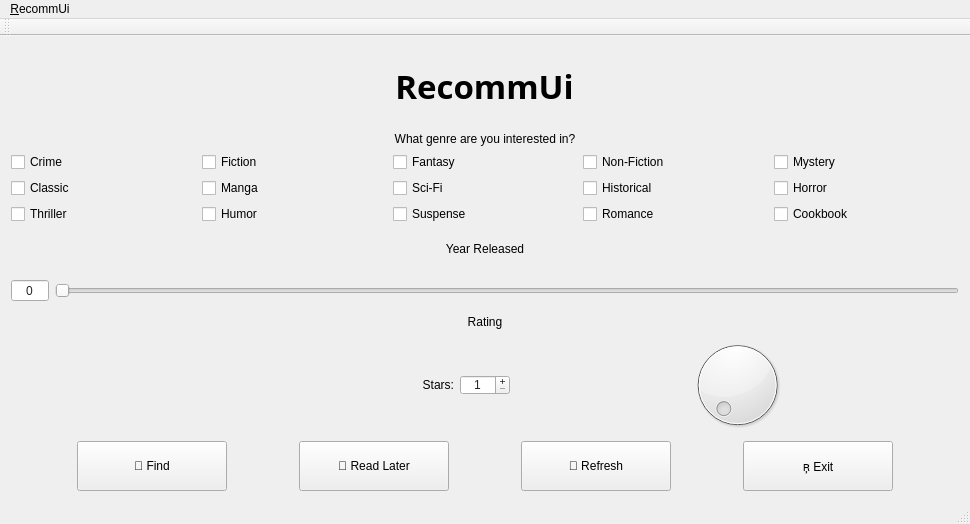
<?xml version="1.0" encoding="UTF-8"?>
<ui version="4.0">
 <class>ChoiceWindow</class>
 <widget class="QMainWindow" name="ChoiceWindow">
  <property name="geometry">
   <rect>
    <x>0</x>
    <y>0</y>
    <width>970</width>
    <height>524</height>
   </rect>
  </property>
  <property name="palette">
   <palette>
    <active>
     <colorrole role="Text">
      <brush brushstyle="SolidPattern">
       <color alpha="217">
        <red>0</red>
        <green>0</green>
        <blue>0</blue>
       </color>
      </brush>
     </colorrole>
    </active>
    <inactive>
     <colorrole role="Text">
      <brush brushstyle="SolidPattern">
       <color alpha="217">
        <red>0</red>
        <green>0</green>
        <blue>0</blue>
       </color>
      </brush>
     </colorrole>
    </inactive>
    <disabled>
     <colorrole role="Text">
      <brush brushstyle="SolidPattern">
       <color alpha="63">
        <red>0</red>
        <green>0</green>
        <blue>0</blue>
       </color>
      </brush>
     </colorrole>
    </disabled>
   </palette>
  </property>
  <property name="windowTitle">
   <string>ChoiceWindow</string>
  </property>
  <widget class="QWidget" name="centralWidget">
   <layout class="QVBoxLayout" name="verticalLayout_5">
    <item>
     <layout class="QVBoxLayout" name="verticalLayout_3">
      <item alignment="Qt::AlignHCenter|Qt::AlignVCenter">
       <widget class="QLabel" name="label">
        <property name="sizePolicy">
         <sizepolicy hsizetype="Maximum" vsizetype="Fixed">
          <horstretch>0</horstretch>
          <verstretch>0</verstretch>
         </sizepolicy>
        </property>
        <property name="font">
         <font>
          <family>Fira Mono</family>
          <pointsize>25</pointsize>
          <weight>75</weight>
          <bold>true</bold>
          <underline>false</underline>
          <strikeout>false</strikeout>
          <kerning>true</kerning>
         </font>
        </property>
        <property name="mouseTracking">
         <bool>false</bool>
        </property>
        <property name="text">
         <string>RecommUi</string>
        </property>
        <property name="scaledContents">
         <bool>true</bool>
        </property>
        <property name="alignment">
         <set>Qt::AlignCenter</set>
        </property>
       </widget>
      </item>
      <item>
       <layout class="QVBoxLayout" name="verticalLayout">
        <item>
         <widget class="QLabel" name="label_genre">
          <property name="text">
           <string>What genre are you interested in?</string>
          </property>
          <property name="alignment">
           <set>Qt::AlignCenter</set>
          </property>
         </widget>
        </item>
        <item>
         <layout class="QHBoxLayout" name="horizontalLayout">
          <item>
           <widget class="QCheckBox" name="genre_crime">
            <property name="text">
             <string>Crime</string>
            </property>
           </widget>
          </item>
          <item>
           <widget class="QCheckBox" name="genre_ficiton">
            <property name="text">
             <string>Fiction</string>
            </property>
           </widget>
          </item>
          <item>
           <widget class="QCheckBox" name="genre_fantasy">
            <property name="text">
             <string>Fantasy</string>
            </property>
           </widget>
          </item>
          <item>
           <widget class="QCheckBox" name="genre_non_fiction">
            <property name="text">
             <string>Non-Fiction</string>
            </property>
           </widget>
          </item>
          <item>
           <widget class="QCheckBox" name="genre_mystery">
            <property name="text">
             <string>Mystery</string>
            </property>
           </widget>
          </item>
         </layout>
        </item>
        <item>
         <layout class="QHBoxLayout" name="horizontalLayout_2">
          <item>
           <widget class="QCheckBox" name="genre_classic">
            <property name="text">
             <string>Classic</string>
            </property>
           </widget>
          </item>
          <item>
           <widget class="QCheckBox" name="genre_manga">
            <property name="text">
             <string>Manga</string>
            </property>
           </widget>
          </item>
          <item>
           <widget class="QCheckBox" name="genre_sci_fi">
            <property name="text">
             <string>Sci-Fi</string>
            </property>
           </widget>
          </item>
          <item>
           <widget class="QCheckBox" name="genre_historical">
            <property name="text">
             <string>Historical</string>
            </property>
           </widget>
          </item>
          <item>
           <widget class="QCheckBox" name="genre_horror">
            <property name="text">
             <string>Horror</string>
            </property>
           </widget>
          </item>
         </layout>
        </item>
        <item>
         <layout class="QHBoxLayout" name="horizontalLayout_3">
          <item>
           <widget class="QCheckBox" name="genre_thriller">
            <property name="text">
             <string>Thriller</string>
            </property>
           </widget>
          </item>
          <item>
           <widget class="QCheckBox" name="genre_humor">
            <property name="text">
             <string>Humor</string>
            </property>
           </widget>
          </item>
          <item>
           <widget class="QCheckBox" name="genre_suspense">
            <property name="text">
             <string>Suspense</string>
            </property>
           </widget>
          </item>
          <item>
           <widget class="QCheckBox" name="genre_romance">
            <property name="text">
             <string>Romance</string>
            </property>
           </widget>
          </item>
          <item>
           <widget class="QCheckBox" name="genre_cookbook">
            <property name="text">
             <string>Cookbook</string>
            </property>
           </widget>
          </item>
         </layout>
        </item>
       </layout>
      </item>
      <item>
       <layout class="QVBoxLayout" name="verticalLayout_2">
        <item>
         <widget class="QLabel" name="label_year">
          <property name="mouseTracking">
           <bool>false</bool>
          </property>
          <property name="text">
           <string>Year Released</string>
          </property>
          <property name="alignment">
           <set>Qt::AlignCenter</set>
          </property>
         </widget>
        </item>
        <item>
         <layout class="QHBoxLayout" name="horizontalLayout_4">
          <item>
           <widget class="QSpinBox" name="spinBox_year">
            <property name="palette">
             <palette>
              <active>
               <colorrole role="Text">
                <brush brushstyle="SolidPattern">
                 <color alpha="217">
                  <red>0</red>
                  <green>0</green>
                  <blue>0</blue>
                 </color>
                </brush>
               </colorrole>
              </active>
              <inactive>
               <colorrole role="Text">
                <brush brushstyle="SolidPattern">
                 <color alpha="217">
                  <red>0</red>
                  <green>0</green>
                  <blue>0</blue>
                 </color>
                </brush>
               </colorrole>
              </inactive>
              <disabled>
               <colorrole role="Text">
                <brush brushstyle="SolidPattern">
                 <color alpha="63">
                  <red>0</red>
                  <green>0</green>
                  <blue>0</blue>
                 </color>
                </brush>
               </colorrole>
              </disabled>
             </palette>
            </property>
            <property name="font">
             <font>
              <weight>50</weight>
              <bold>false</bold>
              <kerning>true</kerning>
             </font>
            </property>
            <property name="autoFillBackground">
             <bool>false</bool>
            </property>
            <property name="inputMethodHints">
             <set>Qt::ImhNone</set>
            </property>
            <property name="alignment">
             <set>Qt::AlignCenter</set>
            </property>
            <property name="readOnly">
             <bool>false</bool>
            </property>
            <property name="buttonSymbols">
             <enum>QAbstractSpinBox::NoButtons</enum>
            </property>
            <property name="correctionMode">
             <enum>QAbstractSpinBox::CorrectToNearestValue</enum>
            </property>
            <property name="minimum">
             <number>-720</number>
            </property>
            <property name="maximum">
             <number>2018</number>
            </property>
           </widget>
          </item>
          <item>
           <widget class="QSlider" name="slider_year">
            <property name="minimumSize">
             <size>
              <width>0</width>
              <height>0</height>
             </size>
            </property>
            <property name="maximumSize">
             <size>
              <width>1300</width>
              <height>1300</height>
             </size>
            </property>
            <property name="sizeIncrement">
             <size>
              <width>0</width>
              <height>0</height>
             </size>
            </property>
            <property name="minimum">
             <number>-720</number>
            </property>
            <property name="maximum">
             <number>2018</number>
            </property>
            <property name="sliderPosition">
             <number>-720</number>
            </property>
            <property name="orientation">
             <enum>Qt::Horizontal</enum>
            </property>
           </widget>
          </item>
         </layout>
        </item>
       </layout>
      </item>
      <item>
       <layout class="QVBoxLayout" name="verticalLayout_4">
        <item>
         <widget class="QLabel" name="label_rating">
          <property name="text">
           <string>Rating</string>
          </property>
          <property name="alignment">
           <set>Qt::AlignCenter</set>
          </property>
         </widget>
        </item>
        <item>
         <layout class="QHBoxLayout" name="horizontalLayout_5">
          <item>
           <widget class="QLabel" name="label_stars">
            <property name="text">
             <string>Stars:</string>
            </property>
            <property name="alignment">
             <set>Qt::AlignRight|Qt::AlignTrailing|Qt::AlignVCenter</set>
            </property>
           </widget>
          </item>
          <item>
           <widget class="QSpinBox" name="spinBox_rating">
            <property name="minimumSize">
             <size>
              <width>10</width>
              <height>0</height>
             </size>
            </property>
            <property name="maximumSize">
             <size>
              <width>50</width>
              <height>20</height>
             </size>
            </property>
            <property name="palette">
             <palette>
              <active>
               <colorrole role="Text">
                <brush brushstyle="SolidPattern">
                 <color alpha="217">
                  <red>0</red>
                  <green>0</green>
                  <blue>0</blue>
                 </color>
                </brush>
               </colorrole>
              </active>
              <inactive>
               <colorrole role="Text">
                <brush brushstyle="SolidPattern">
                 <color alpha="217">
                  <red>0</red>
                  <green>0</green>
                  <blue>0</blue>
                 </color>
                </brush>
               </colorrole>
              </inactive>
              <disabled>
               <colorrole role="Text">
                <brush brushstyle="SolidPattern">
                 <color alpha="63">
                  <red>0</red>
                  <green>0</green>
                  <blue>0</blue>
                 </color>
                </brush>
               </colorrole>
              </disabled>
             </palette>
            </property>
            <property name="autoFillBackground">
             <bool>false</bool>
            </property>
            <property name="inputMethodHints">
             <set>Qt::ImhNone</set>
            </property>
            <property name="alignment">
             <set>Qt::AlignCenter</set>
            </property>
            <property name="buttonSymbols">
             <enum>QAbstractSpinBox::PlusMinus</enum>
            </property>
            <property name="minimum">
             <number>1</number>
            </property>
            <property name="maximum">
             <number>5</number>
            </property>
           </widget>
          </item>
          <item>
           <widget class="QDial" name="dial_rating">
            <property name="minimum">
             <number>1</number>
            </property>
            <property name="maximum">
             <number>4</number>
            </property>
            <property name="orientation">
             <enum>Qt::Horizontal</enum>
            </property>
           </widget>
          </item>
         </layout>
        </item>
       </layout>
      </item>
      <item>
       <layout class="QHBoxLayout" name="horizontalLayout_6">
        <item>
         <widget class="QPushButton" name="button_find">
          <property name="maximumSize">
           <size>
            <width>150</width>
            <height>50</height>
           </size>
          </property>
          <property name="text">
           <string> Find</string>
          </property>
         </widget>
        </item>
        <item>
         <widget class="QPushButton" name="button_userlist">
          <property name="maximumSize">
           <size>
            <width>150</width>
            <height>50</height>
           </size>
          </property>
          <property name="text">
           <string> Read Later</string>
          </property>
         </widget>
        </item>
        <item>
         <widget class="QPushButton" name="button_refresh">
          <property name="maximumSize">
           <size>
            <width>150</width>
            <height>50</height>
           </size>
          </property>
          <property name="text">
           <string> Refresh</string>
          </property>
         </widget>
        </item>
        <item>
         <widget class="QPushButton" name="button_exit">
          <property name="maximumSize">
           <size>
            <width>150</width>
            <height>50</height>
           </size>
          </property>
          <property name="text">
           <string> Exit</string>
          </property>
         </widget>
        </item>
       </layout>
      </item>
     </layout>
    </item>
   </layout>
  </widget>
  <widget class="QMenuBar" name="menuBar">
   <property name="geometry">
    <rect>
     <x>0</x>
     <y>0</y>
     <width>970</width>
     <height>29</height>
    </rect>
   </property>
   <widget class="QMenu" name="menuRecommUi">
    <property name="title">
     <string>&amp;RecommUi</string>
    </property>
   </widget>
   <addaction name="menuRecommUi"/>
  </widget>
  <widget class="QToolBar" name="mainToolBar">
   <attribute name="toolBarArea">
    <enum>TopToolBarArea</enum>
   </attribute>
   <attribute name="toolBarBreak">
    <bool>false</bool>
   </attribute>
  </widget>
  <widget class="QStatusBar" name="statusBar"/>
 </widget>
 <layoutdefault spacing="6" margin="11"/>
 <resources/>
 <connections/>
</ui>
